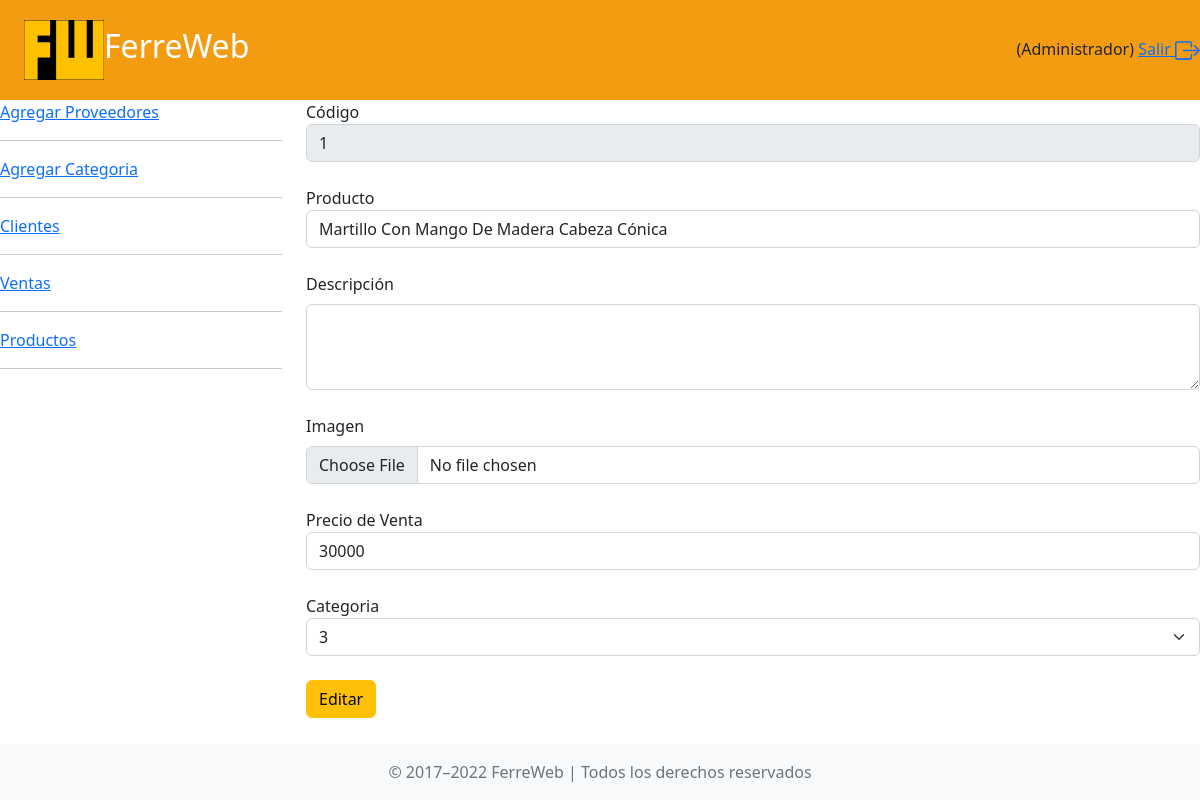
The page /editar_producto.php?codigo=1 on the database its author committed.
### tables this page shows
CREATE TABLE `producto` (
  `codigo` int(11) NOT NULL,
  `producto` varchar(100) NOT NULL,
  `descripcion` mediumtext DEFAULT NULL,
  `imagen` longblob DEFAULT NULL,
  `precio_venta` double(11,2) NOT NULL,
  `idCategoria` int(11) NOT NULL
);

### editar_producto.php (the view, shortened to what this page needs)
<?php
    $db = new Database();
    $connection = $db->connect();
    $codigo = $_GET["codigo"];
    $consulta = $connection->prepare("SELECT * FROM producto WHERE codigo=:codigo");
    $consulta->execute(["codigo"=>$codigo]);
    $productos = $consulta->fetch(PDO::FETCH_ASSOC);
?>
<!DOCTYPE html>
<html lang="en">
<head>
    <link href="https://cdn.jsdelivr.net/npm/bootstrap@5.2.3/dist/css/bootstrap.min.css" rel="stylesheet">
</head>
<body>
<?php
include "header_admin.php"
?>
    <div class="container-fluit">
        <div class="row">
        <?php include "menu.php" ?>
            <div class="col-9">
                <form action="guardar_producto.php" method="post" enctype="multipart/form-data">
                <label for="producto">Código</label>
                    <input class="form-control" type="text" placeholder="" id="codigo" name="codigo" value="<?php echo $productos["codigo"] ?>" disabled aria-label="default input example">
                    <br>
                    <label for="producto">Producto</label>
                    <input class="form-control" type="text" placeholder="Producto" id="producto" name="producto" value="<?php echo $productos["producto"] ?>" aria-label="default input example">
                    <br>
                    <label for="exampleFormControlTextarea1" class="form-label">Descripción</label>
                    <textarea class="form-control" id="exampleFormControlTextarea1" name="descripcion" value="<?php echo $productos["descripcion"] ?>" rows="3"></textarea>
                    <br>
                    <label for="formFile" class="form-label">Imagen</label>
                    <input class="form-control" type="file" id="formFile" name="imagen">
                    <br>
                    <label for="">Precio de Venta</label>
                    <input class="form-control" type="number" placeholder="Precio de venta" name="p_venta" value="<?php echo $productos["precio_venta"] ?>" aria-label="default input example">
                    <br>
                    <label for="">Categoria</label>
                    <select class="form-select" aria-label="Default select example" name="categoria">
                        <option selected><?php echo $productos["idCategoria"] ?></option>
                    </select>
                    <br>
                    <button type="submit" class="btn btn-warning">Editar</button>
                    <br>
                    <br>
                    <br>
                </form>
            </div>
        </div>
    </div>
    <?php include "./footer.php"
?>
</body>
</html>

### rows shown on the page
producto: codigo "1", producto "Martillo Con Mango De Madera Cabeza Cónica", p_venta "30000", categoria "3"
